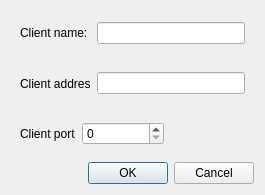
<?xml version="1.0" encoding="UTF-8"?>
<ui version="4.0">
 <class>AddUserDialog</class>
 <widget class="QDialog" name="AddUserDialog">
  <property name="geometry">
   <rect>
    <x>0</x>
    <y>0</y>
    <width>265</width>
    <height>195</height>
   </rect>
  </property>
  <property name="windowTitle">
   <string>Dialog</string>
  </property>
  <layout class="QVBoxLayout" name="verticalLayout">
   <item>
    <widget class="QWidget" name="widget" native="true">
     <layout class="QHBoxLayout" name="horizontalLayout">
      <item>
       <widget class="QLabel" name="label">
        <property name="text">
         <string>Client name: </string>
        </property>
       </widget>
      </item>
      <item>
       <widget class="QLineEdit" name="leClientName"/>
      </item>
     </layout>
    </widget>
   </item>
   <item>
    <widget class="QWidget" name="widget_2" native="true">
     <layout class="QHBoxLayout" name="horizontalLayout_2">
      <item>
       <widget class="QLabel" name="label_2">
        <property name="text">
         <string>Client addres</string>
        </property>
       </widget>
      </item>
      <item>
       <widget class="QLineEdit" name="leClientAddress"/>
      </item>
     </layout>
    </widget>
   </item>
   <item>
    <widget class="QWidget" name="widget_3" native="true">
     <layout class="QHBoxLayout" name="horizontalLayout_3">
      <item>
       <widget class="QLabel" name="label_3">
        <property name="text">
         <string>Client port</string>
        </property>
       </widget>
      </item>
      <item>
       <widget class="QSpinBox" name="spClientPort">
        <property name="sizePolicy">
         <sizepolicy hsizetype="Expanding" vsizetype="Fixed">
          <horstretch>0</horstretch>
          <verstretch>0</verstretch>
         </sizepolicy>
        </property>
        <property name="maximum">
         <number>65535</number>
        </property>
       </widget>
      </item>
      <item>
       <spacer name="horizontalSpacer">
        <property name="orientation">
         <enum>Qt::Horizontal</enum>
        </property>
        <property name="sizeHint" stdset="0">
         <size>
          <width>40</width>
          <height>20</height>
         </size>
        </property>
       </spacer>
      </item>
     </layout>
    </widget>
   </item>
   <item>
    <widget class="QDialogButtonBox" name="buttonBox">
     <property name="orientation">
      <enum>Qt::Horizontal</enum>
     </property>
     <property name="standardButtons">
      <set>QDialogButtonBox::Cancel|QDialogButtonBox::Ok</set>
     </property>
    </widget>
   </item>
  </layout>
 </widget>
 <resources/>
 <connections>
  <connection>
   <sender>buttonBox</sender>
   <signal>accepted()</signal>
   <receiver>AddUserDialog</receiver>
   <slot>accept()</slot>
   <hints>
    <hint type="sourcelabel">
     <x>227</x>
     <y>185</y>
    </hint>
    <hint type="destinationlabel">
     <x>157</x>
     <y>194</y>
    </hint>
   </hints>
  </connection>
  <connection>
   <sender>buttonBox</sender>
   <signal>rejected()</signal>
   <receiver>AddUserDialog</receiver>
   <slot>reject()</slot>
   <hints>
    <hint type="sourcelabel">
     <x>255</x>
     <y>185</y>
    </hint>
    <hint type="destinationlabel">
     <x>264</x>
     <y>194</y>
    </hint>
   </hints>
  </connection>
 </connections>
</ui>
